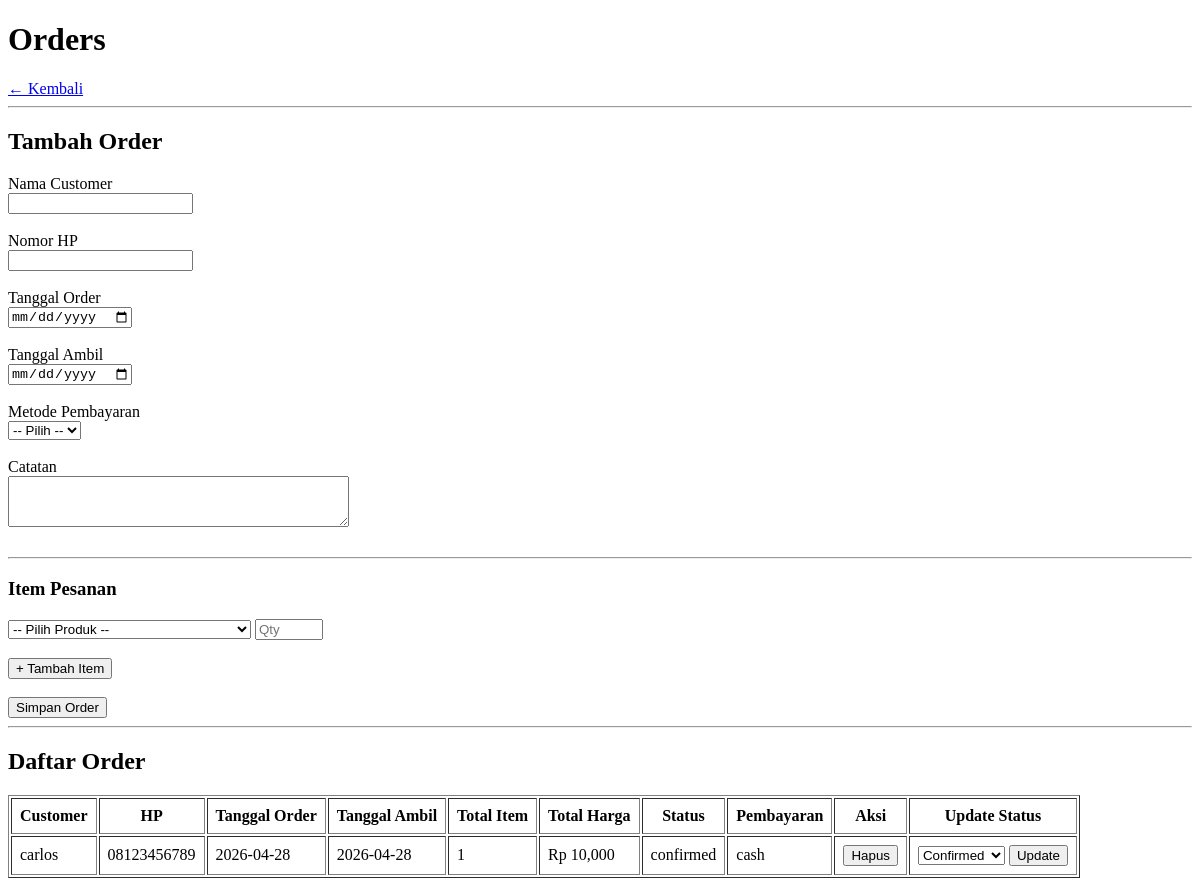
The page /orders on the database as committed earlier.
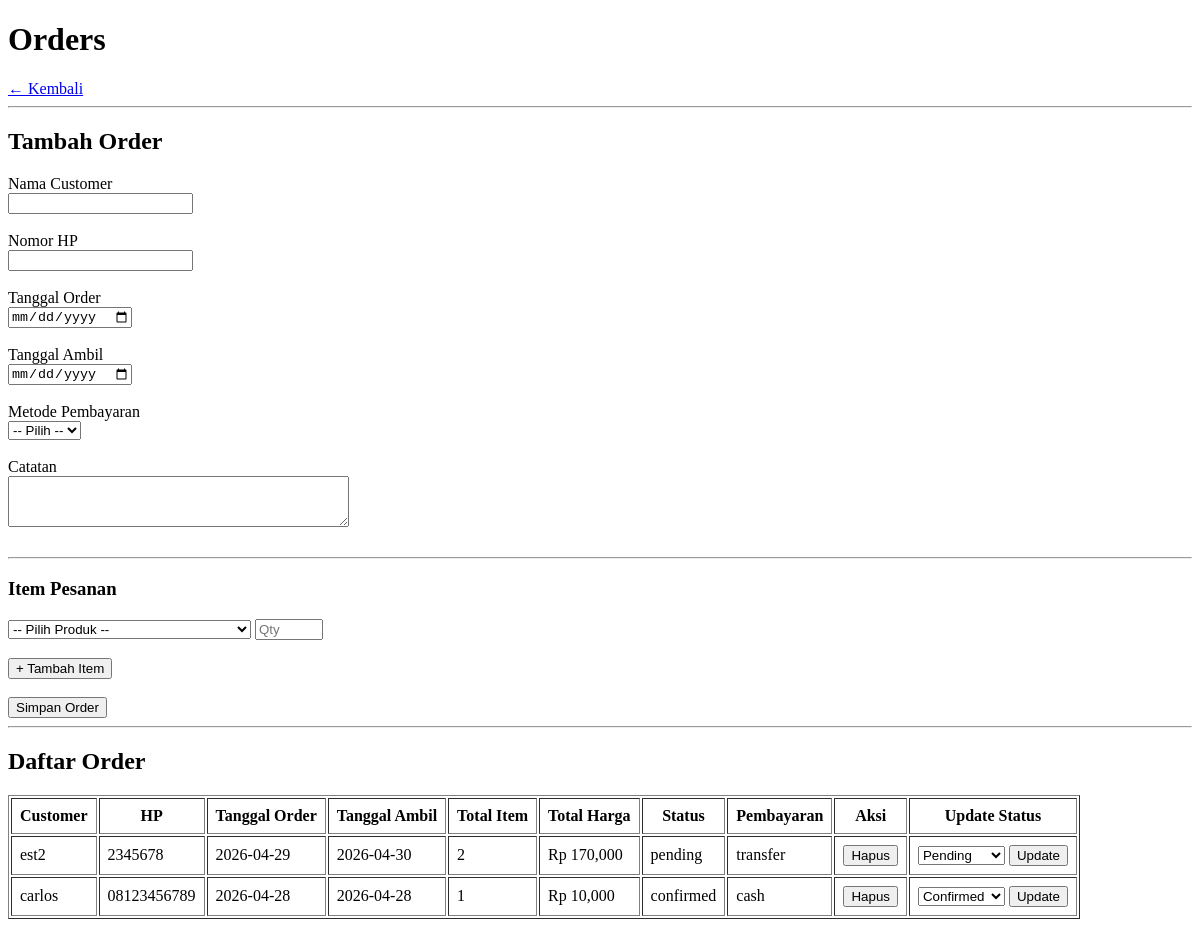
The same page on the database as committed later.
### tables this page shows
CREATE TABLE orders (
    id              INTEGER PRIMARY KEY AUTOINCREMENT,
    customer_name   TEXT NOT NULL,
    customer_phone  TEXT,
    order_date      TEXT NOT NULL,
    pickup_date     TEXT,
    status          TEXT DEFAULT 'pending',
    payment_method  TEXT NOT NULL,
    payment_status  TEXT DEFAULT 'unpaid',
    notes           TEXT,
    created_at      TEXT DEFAULT CURRENT_TIMESTAMP
);

### app.py (the view)
@app.route('/orders')
def orders():
    all_orders = get_all_orders()
    all_products = get_all_products()
    return render_template('orders.html', orders=all_orders, products=all_products)

### database/db.py (called while the page is built)
def get_connection():
    conn = sqlite3.connect(DB_PATH)
    conn.row_factory = sqlite3.Row
    conn.execute("PRAGMA foreign_keys = ON")
    return conn

def get_all_products():
    conn = get_connection()
    products = conn.execute(
        "SELECT * FROM products WHERE is_active = 1 ORDER BY name"
    ).fetchall()
    conn.close()
    return products

def get_all_orders():
    conn = get_connection()
    orders = conn.execute("""
        SELECT o.*,
               COUNT(oi.id) as total_items,
               SUM(oi.quantity * oi.price) as total_harga
        FROM orders o
        LEFT JOIN order_items oi ON o.id = oi.order_id
        GROUP BY o.id
        ORDER BY o.created_at DESC
    """).fetchall()
    conn.close()
    return orders

### templates/orders.html (shortened to what this page needs)
<!DOCTYPE html>
<html lang="id">
<head>
</head>
<body>
    <h1>Orders</h1>
    <a href="/">← Kembali</a>
    <hr>
    <h2>Tambah Order</h2>
    <form action="/orders/add" method="POST">
        <label>Nama Customer</label><br>
        <input type="text" name="customer_name" required><br><br>
        <label>Nomor HP</label><br>
        <input type="text" name="customer_phone"><br><br>
        <label>Tanggal Order</label><br>
        <input type="date" name="order_date" required><br><br>
        <label>Tanggal Ambil</label><br>
        <input type="date" name="pickup_date"><br><br>
        <label>Metode Pembayaran</label><br>
        <select name="payment_method" required>
            <option value="">-- Pilih --</option>
        </select><br><br>
        <label>Catatan</label><br>
        <textarea name="notes" rows="3" cols="40"></textarea><br><br>
        <hr>
        <h3>Item Pesanan</h3>
        <div id="items-container">
            <div class="item-row">
                <select name="product_id[]" required>
                    <option value="">-- Pilih Produk --</option>
                </select>
                <input type="number" name="quantity[]" placeholder="Qty" min="1" required style="width:60px">
            </div>
        </div>
        <br>
        <button type="button" onclick="addItem()">+ Tambah Item</button>
        <br><br>
        <button type="submit">Simpan Order</button>
    </form>
    <hr>
    <h2>Daftar Order</h2>
    {% if orders %}
    <table border="1" cellpadding="8">
        <thead>
            <tr>
                <th>Customer</th>
                <th>HP</th>
                <th>Tanggal Order</th>
                <th>Tanggal Ambil</th>
                <th>Total Item</th>
                <th>Total Harga</th>
                <th>Status</th>
                <th>Pembayaran</th>
                <th>Aksi</th>
                <th>Update Status</th>
            </tr>
        </thead>
        <tbody>
            {% for order in orders %}
            <tr>
                <td>{{ order['customer_name'] }}</td>
                <td>{{ order['customer_phone'] }}</td>
                <td>{{ order['order_date'] }}</td>
                <td>{{ order['pickup_date'] or '-' }}</td>
                <td>{{ order['total_items'] }}</td>
                <td>Rp {{ "{:,.0f}".format(order['total_harga'] or 0) }}</td>
                <td>{{ order['status'] }}</td>
                <td>{{ order['payment_method'] }}</td>
                <td>
                    <form action="/orders/delete/{{ order['id'] }}" method="POST"
                            onsubmit="return confirm('Hapus order ini?')">
                        <button type="submit">Hapus</button>
                    </form>
                </td>
                <td>
                    <form action="/orders/status/{{ order['id'] }}" method="POST">
                        <select name="status">
                            <option value="pending" {{ 'selected' if order['status'] == 'pending' }}>Pending</option>
                            <option value="confirmed" {{ 'selected' if order['status'] == 'confirmed' }}>Confirmed</option>
                        </select>
                        <button type="submit">Update</button>
                    </form>
                </td>
            </tr>
            {% endfor %}
        </tbody>
    </table>
    {% else %}
    <p>Belum ada order.</p>
    {% endif %}
</body>
</html>

Rows that differ between the two databases and show on the page:
added orders: customer_name "est2", customer_phone "2345678", order_date "2026-04-29", pickup_date "2026-04-30", total_items "2", order "170,000", status "pending", payment_method "transfer"
